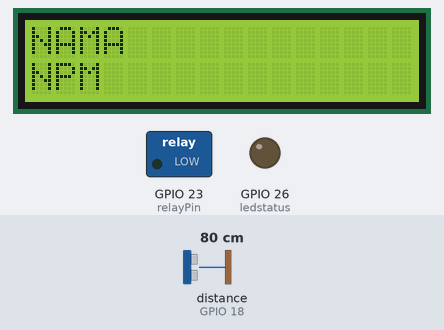
The sketch below on a simulated ESP32. On the bench: 16×2 character LCD, switched loads named in the sketch (green lamp = pin HIGH), output pins drawn as LEDs (lit = HIGH). Wiring (inferred from the names in the program): ultrasonic range finder: trigger GPIO 19; echo GPIO 18. Inputs (shaded band) come from the test bench; at power-on: distance to the obstacle (sensor on GPIO 18) 80 cm. The echo pulse lasts 58.3 µs per cm; WiFi joins after 1.5 s; servers stay silent unless stated; pins used as bus, display or sensor lines are not drawn; what the sketch prints to the serial monitor is not drawn.

Above: at 0.1 s.
At 4.9 s:
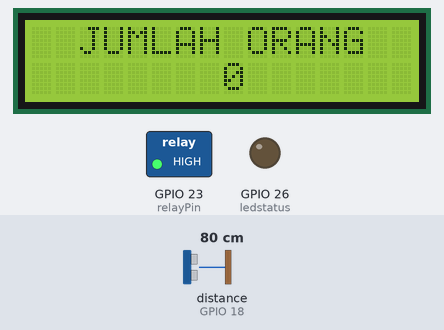

The sketch:

kran_otomatis_final.ino
```cpp
#define BLYNK_TEMPLATE_ID "TMPL6256nIkxs"
#define BLYNK_TEMPLATE_NAME "MUSHAWIR ODEGOA"
#define BLYNK_AUTH_TOKEN "J5qcZsBevQbw0Xbiu8x0keQsy2lnvuZf"

#include <WiFi.h>
#include <WiFiClient.h>
#include <BlynkSimpleEsp32.h>
#include <Wire.h>
#include <LiquidCrystal_I2C.h>

char ssid[] = "S.NET(HOME)";
char pass[] = "admin112233";

#define trigPin 19
#define echoPin 18
#define relayPin 23
#define ledstatus 26

#define VP_COUNT V0
#define VP_RESET V1
#define VP_MANUAL V2

int wudhuCount = 0;
bool kranAktif = false;
bool manualMode = false;
bool sedangDeteksi = false;
unsigned long lastDetectTime = 0;

LiquidCrystal_I2C lcd(0x27, 16, 2);
BlynkTimer timer;

long readDistance() {
  digitalWrite(trigPin, LOW);
  delayMicroseconds(2);
  digitalWrite(trigPin, HIGH);
  delayMicroseconds(10);
  digitalWrite(trigPin, LOW);
  long duration = pulseIn(echoPin, HIGH, 30000);
  return duration * 0.034 / 2;
}

void setRelay(bool state) {
  digitalWrite(relayPin, state ? LOW : HIGH);  // Aktif LOW
  Blynk.virtualWrite(VP_MANUAL, state ? 1 : 0);
}

BLYNK_WRITE(VP_RESET) {
  if (param.asInt() == 1) {
    wudhuCount = 0;
    Blynk.virtualWrite(VP_COUNT, wudhuCount);
    Serial.println("Jumlah orang direset");
  }
}

BLYNK_WRITE(VP_MANUAL) {
  int val = param.asInt();
  manualMode = val == 1;
  setRelay(manualMode);
  if (manualMode) {
    Serial.println("Mode manual AKTIF - Relay ON");
  } else {
    Serial.println("Mode manual NONAKTIF - Relay OFF");
  }
}

enum State { IDLE,
             MENDEKAT,
             MENJAUH };
State sensorState = IDLE;

void checkSensor() {
  if (manualMode) return;

  long distance = readDistance();
  Serial.print("Jarak: ");
  Serial.println(distance);

  const int JARAK_DETEKSI = 23;

  switch (sensorState) {
    case IDLE:
      if (distance < JARAK_DETEKSI) {
        sensorState = MENDEKAT;
        lastDetectTime = millis();
      }
      break;

    case MENDEKAT:
      if (distance > JARAK_DETEKSI) {
        sensorState = MENJAUH;

        if (!kranAktif) {
          // Orang baru masuk
          wudhuCount++;
          Blynk.virtualWrite(VP_COUNT, wudhuCount);
          setRelay(true);
          kranAktif = true;
          digitalWrite(ledstatus,HIGH);
          Serial.println("Orang MASUK - kran ON");
        } else {
          // Orang keluar
          setRelay(false);
          kranAktif = false;
          digitalWrite(ledstatus,LOW);
          Serial.println("Orang KELUAR - kran OFF");
        }
      }
      break;

    case MENJAUH:
      if (distance > JARAK_DETEKSI + 5) {
        sensorState = IDLE;  // Reset ke IDLE setelah keluar
      }
      break;
  }
}

void tampilkan_orang() {
  lcd.setCursor(2, 0);
  lcd.print("JUMLAH ORANG");
  lcd.setCursor(8, 1);
  lcd.print(wudhuCount);
}

void setup() {
  Serial.begin(115200);
  lcd.init();
  lcd.backlight();
  lcd.setCursor(0, 0);
  lcd.print("NAMA");
  lcd.setCursor(0, 1);
  lcd.print("NPM");
  delay(3000);
  lcd.clear();
  pinMode(ledstatus, OUTPUT);
  pinMode(trigPin, OUTPUT);
  pinMode(echoPin, INPUT);
  pinMode(relayPin, OUTPUT);
  setRelay(false);

  Blynk.begin(BLYNK_AUTH_TOKEN, ssid, pass);
  timer.setInterval(200L, checkSensor);
}

void loop() {
  Blynk.run();
  timer.run();
  tampilkan_orang();
}
```
